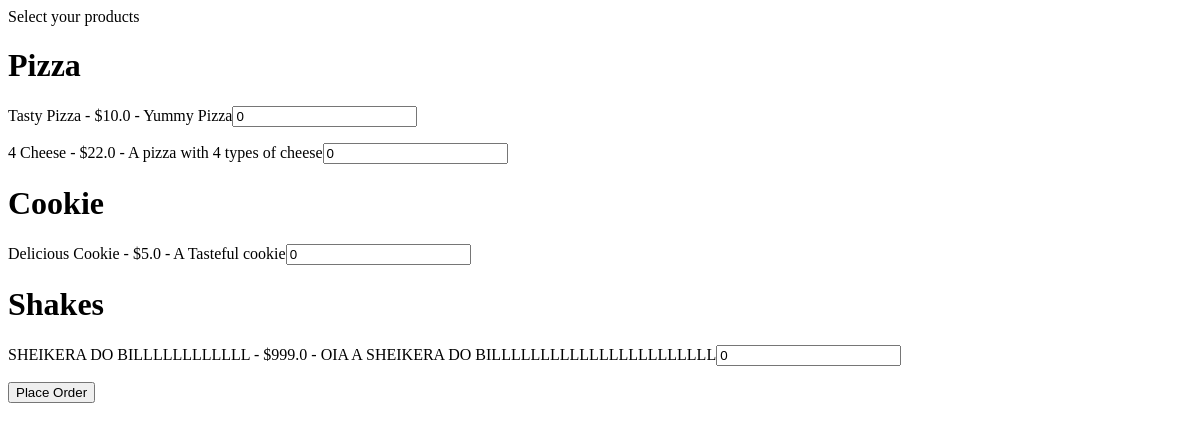
Before: /menu/1 with the older database file.
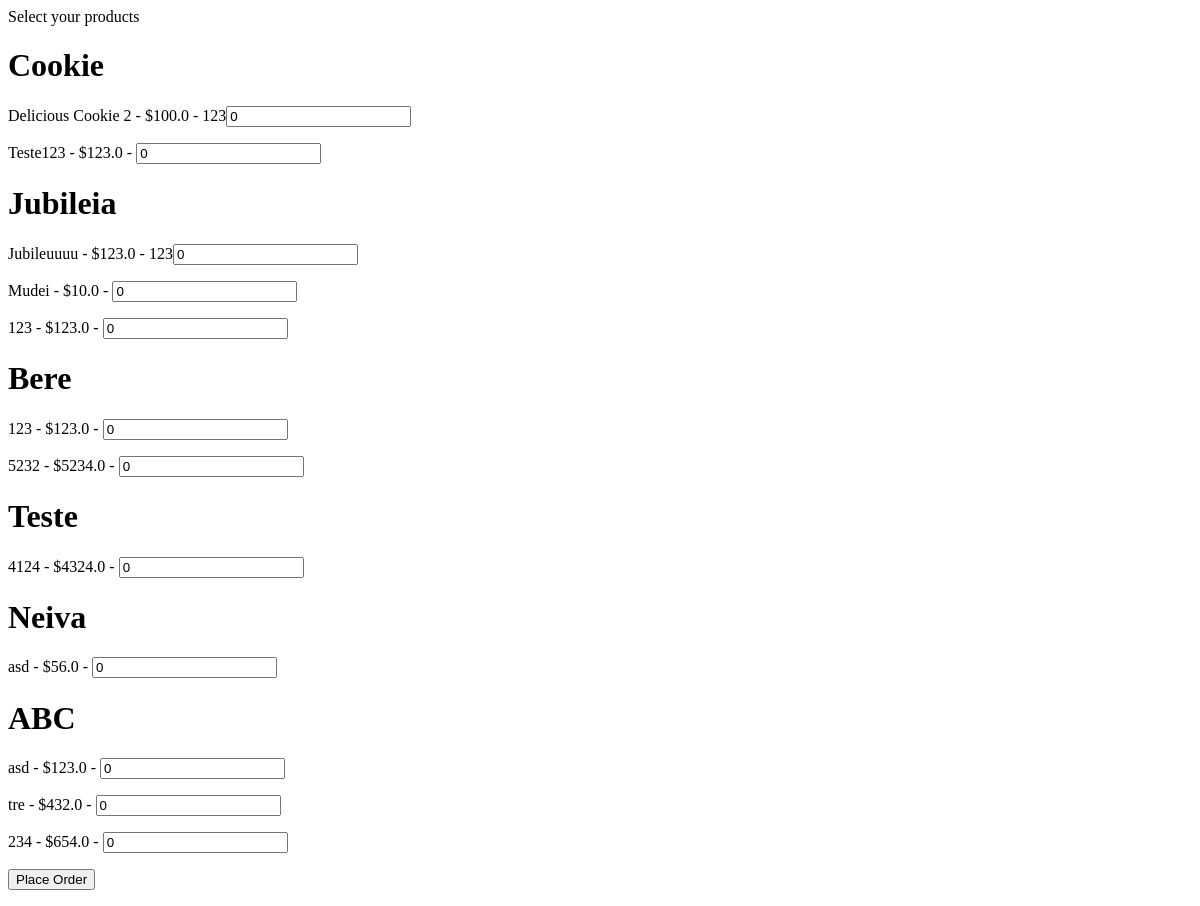
After: the same page with the newer database file.
### Bot/models.py (models this page shows)
class Categories(models.Model):
    name = models.CharField(max_length=80)
    class Meta: verbose_name_plural = 'Categories'

class Products(models.Model):
    name = models.CharField(max_length=80)
    price = models.FloatField()
    image = models.ImageField(blank=True)
    description = models.TextField(blank=True)
    category = models.ForeignKey(
        Categories,
        on_delete=models.CASCADE
    )
    class Meta: verbose_name_plural = 'Prodcuts'

### Bot/views.py (the view, shortened to what this page needs)
# urls.py: path('menu/<int:number>', client_menu, name='client_menu'),
def client_menu(request, number): #Get the itens that user wanna buy
    categories = {category : Products.objects.filter(category = category) for category in Categories.objects.all()}
    return render(request, 'client_menu.html', {'categories':categories})

### Bot/templates/client_menu.html (shortened to what this page needs)
{% block content %}
<form method="POST">{% csrf_token %}
    {% for category, products in categories.items %}
        {% if products.count > 0 %}
            <h1>{{ category.name }}</h1>
            {% for product in products %}
                <p>{{ product.name }} - ${{ product.price }} - {{ product.description }}<input type="number"
                name="{{ product.id }}" min="0" value="0"></p>
            {% endfor %}
        {% endif %}
    {% endfor %}
    <input type="submit" value="Place Order"></button>
</form>
{% endblock %}

Changed rows visible on the page:
removed Categories: name "Pizza"
removed Products: name "Tasty Pizza", price "10.0", description "Yummy Pizza", shown under "Pizza"
removed Products: name "4 Cheese", price "22.0", description "A pizza with 4 types of cheese", shown under "Pizza"
removed Products: name "Delicious Cookie", price "5.0", description "A Tasteful cookie", shown under Categories "Cookie"
removed Categories: name "Shakes"
removed Products: name "SHEIKERA DO BILLLLLLLLLLLL", price "999.0", description "OIA A SHEIKERA DO BILLLLLLLLLLLLLLLLLLLLLLL", shown under "Shakes"
added Products: name "Delicious Cookie 2", price "100.0", description "123", shown under Categories "Cookie"
added Products: name "Teste123", price "123.0", shown under Categories "Cookie"
added Categories: name "Jubileia"
added Products: name "Jubileuuuu", price "123.0", description "123", shown under "Jubileia"
added Products: name "Mudei", price "10.0", shown under "Jubileia"
added Products: name "123", price "123.0", shown under "Jubileia"
added Categories: name "Bere"
added Products: name "123", price "123.0", shown under "Bere"
added Products: name "5232", price "5234.0", shown under "Bere"
added Categories: name "Teste"
added Products: name "4124", price "4324.0", shown under "Teste"
added Categories: name "Neiva"
added Products: name "asd", price "56.0", shown under "Neiva"
added Categories: name "ABC"
added Products: name "asd", price "123.0", shown under "ABC"
added Products: name "tre", price "432.0", shown under "ABC"
added Products: name "234", price "654.0", shown under "ABC"
